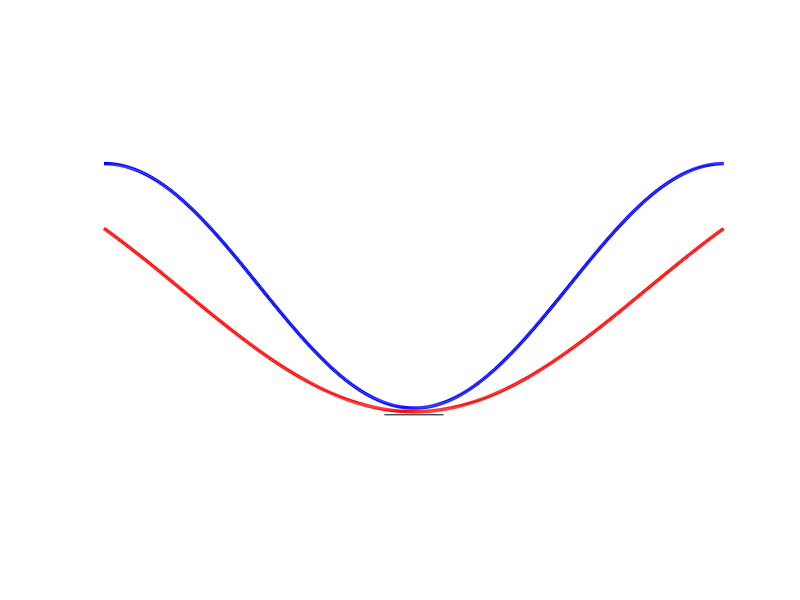

This figure's MATLAB source: (Note: this script raises an error after producing the figure.)
%% Two hypothetical two-sided power curves. B dominates A.

figure('Color',[1,1,1]);
domain = -pi:0.01:pi;
f1 = @(x)-cos(x)+0.03;
f2 = @(x) -cos(2*x./3);
linewidth = {'LineWidth',2.5};

plot(domain,f1(domain),'-b',linewidth{:}); %curve B
hold on;
plot(domain,f2(domain),'-r',linewidth{:}); %curve A

%Small line indicating position of alpha
plot([-0.3;0.3],[-1.025;-1.025],'-k');

axis([-pi,pi,-2,2]);
axis off;


%y-axis
annotation(gcf,'arrow',rel2absX([0,0]),rel2absY([-2,2]),'HeadWidth',12,...
    'HeadStyle','plain',...
    'LineWidth',3);
%x-axis
annotation(gcf,'arrow',rel2absX([-pi,pi]),rel2absY([-1.5,-1.5]),...
    'HeadLength',12,...
    'HeadWidth',12,...
    'HeadStyle','plain',...
    'LineWidth',3);

% 1 - beta
annotation(gcf,'textbox',[0.4411 0.97 0.153 0.05689],...
    'String',{'1 - \beta'},...
    'HorizontalAlignment','center',...
    'FontSize',24,...
    'FitBoxToText','off',...
    'LineStyle','none');

% alpha
annotation(gcf,'textbox',[0.46 0.275 0.1001 0.06587],...
    'String',{'\alpha'},...
    'FontSize',24,...
    'FitBoxToText','off',...
    'LineStyle','none');

% 1
annotation(gcf,'textbox',[0.46 0.6 0.1001 0.06587],...
    'String',{'1'},...
    'FontSize',24,...
    'FitBoxToText','off',...
    'LineStyle','none');


% A
annotation(gcf,'textbox',[0.8219 0.53 0.07987 0.05186],'String',{'A'},...
    'HorizontalAlignment','center',...
    'FontSize',20,...
    'FitBoxToText','off',...
    'LineStyle','none');

% B
annotation(gcf,'textbox',[0.8206 0.745 0.07987 0.07784],'String',{'B'},...
    'HorizontalAlignment','center',...
    'FontSize',20,...
    'FitBoxToText','off',...
    'LineStyle','none');

% theta
annotation(gcf,'textbox',[0.9092 0.1796 0.06743 0.1078],...
    'String',{'\theta'},...
    'FontSize',24,...
    'FitBoxToText','off',...
    'LineStyle','none');

% theta_0
annotation(gcf,'textbox',[0.44 0.11 0.06743 0.1078],...
    'String',{'\theta_0'},...
    'FontSize',20,...
    'FitBoxToText','off',...
    'LineStyle','none');
